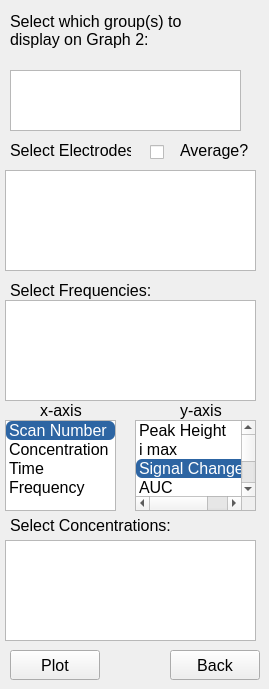
     <widget class="QWidget" name="graph_2">
      <attribute name="title">
       <string>Graph 2</string>
      </attribute>
      <widget class="QLabel" name="label_2">
       <property name="geometry">
        <rect>
         <x>10</x>
         <y>10</y>
         <width>211</width>
         <height>41</height>
        </rect>
       </property>
       <property name="font">
        <font>
         <pointsize>12</pointsize>
        </font>
       </property>
       <property name="text">
        <string>Select which group(s) to display on Graph 2:</string>
       </property>
       <property name="wordWrap">
        <bool>true</bool>
       </property>
      </widget>
      <widget class="QListWidget" name="graph2_groups_list">
       <property name="geometry">
        <rect>
         <x>10</x>
         <y>70</y>
         <width>231</width>
         <height>61</height>
        </rect>
       </property>
       <property name="font">
        <font>
         <pointsize>12</pointsize>
        </font>
       </property>
       <property name="styleSheet">
        <string notr="true">QListWidget {
    outline: none; /* Removes dotted rectangle focus border */
}
QListWidget::item:selected {
    background-color: rgb(45, 101, 163);
    color: white;
	border-radius: 6px;
}</string>
       </property>
      </widget>
      <widget class="QCheckBox" name="graph2_average">
       <property name="geometry">
        <rect>
         <x>150</x>
         <y>142</y>
         <width>21</width>
         <height>21</height>
        </rect>
       </property>
       <property name="font">
        <font>
         <pointsize>12</pointsize>
        </font>
       </property>
       <property name="styleSheet">
        <string notr="true">QCheckBox {
    outline: none;
}
QCheckBox::indicator:checked {
    background-color: rgb(45, 101, 163);   /* fill color of checkbox when checked */
	border-radius: 6px;
}</string>
       </property>
       <property name="text">
        <string/>
       </property>
      </widget>
      <widget class="QLabel" name="label_6">
       <property name="geometry">
        <rect>
         <x>180</x>
         <y>140</y>
         <width>71</width>
         <height>21</height>
        </rect>
       </property>
       <property name="font">
        <font>
         <pointsize>12</pointsize>
        </font>
       </property>
       <property name="text">
        <string>Average?</string>
       </property>
       <property name="wordWrap">
        <bool>true</bool>
       </property>
      </widget>
      <widget class="QLabel" name="label_14">
       <property name="geometry">
        <rect>
         <x>10</x>
         <y>140</y>
         <width>121</width>
         <height>21</height>
        </rect>
       </property>
       <property name="font">
        <font>
         <pointsize>12</pointsize>
        </font>
       </property>
       <property name="text">
        <string>Select Electrodes:</string>
       </property>
      </widget>
      <widget class="QTableView" name="graph2_electrodes_table">
       <property name="geometry">
        <rect>
         <x>5</x>
         <y>170</y>
         <width>251</width>
         <height>101</height>
        </rect>
       </property>
       <property name="font">
        <font>
         <pointsize>12</pointsize>
        </font>
       </property>
       <property name="styleSheet">
        <string notr="true">QTableView {
    outline: none; /* Removes dotted rectangle focus border */
}
QTableView::item:selected {
    background-color: rgb(45, 101, 163);
    color: white;
	border-radius: 6px;
}</string>
       </property>
      </widget>
      <widget class="QLabel" name="label_18">
       <property name="geometry">
        <rect>
         <x>10</x>
         <y>280</y>
         <width>141</width>
         <height>21</height>
        </rect>
       </property>
       <property name="font">
        <font>
         <pointsize>12</pointsize>
        </font>
       </property>
       <property name="text">
        <string>Select Frequencies:</string>
       </property>
      </widget>
      <widget class="QTableView" name="graph2_freq_table">
       <property name="geometry">
        <rect>
         <x>5</x>
         <y>300</y>
         <width>251</width>
         <height>101</height>
        </rect>
       </property>
       <property name="font">
        <font>
         <pointsize>12</pointsize>
        </font>
       </property>
       <property name="styleSheet">
        <string notr="true">QTableView {
    outline: none; /* Removes dotted rectangle focus border */
}
QTableView::item:selected {
    background-color: rgb(45, 101, 163);
    color: white;
	border-radius: 6px;
}</string>
       </property>
      </widget>
      <widget class="QLabel" name="label_26">
       <property name="geometry">
        <rect>
         <x>10</x>
         <y>510</y>
         <width>161</width>
         <height>30</height>
        </rect>
       </property>
       <property name="font">
        <font>
         <pointsize>12</pointsize>
        </font>
       </property>
       <property name="text">
        <string>Select Concentrations:</string>
       </property>
      </widget>
      <widget class="QPushButton" name="graph2_plot_button">
       <property name="geometry">
        <rect>
         <x>10</x>
         <y>650</y>
         <width>90</width>
         <height>30</height>
        </rect>
       </property>
       <property name="font">
        <font>
         <pointsize>12</pointsize>
        </font>
       </property>
       <property name="text">
        <string>Plot</string>
       </property>
      </widget>
      <widget class="QPushButton" name="graph2_back">
       <property name="geometry">
        <rect>
         <x>170</x>
         <y>650</y>
         <width>90</width>
         <height>30</height>
        </rect>
       </property>
       <property name="font">
        <font>
         <pointsize>12</pointsize>
        </font>
       </property>
       <property name="text">
        <string>Back</string>
       </property>
      </widget>
      <widget class="QTableView" name="conc_table_graph2">
       <property name="geometry">
        <rect>
         <x>5</x>
         <y>540</y>
         <width>251</width>
         <height>101</height>
        </rect>
       </property>
       <property name="font">
        <font>
         <pointsize>9</pointsize>
        </font>
       </property>
       <property name="styleSheet">
        <string notr="true">QTableView {
    outline: none; /* Removes dotted rectangle focus border */
}
QTableView::item:selected {
    background-color: rgb(45, 101, 163);
    color: white;
	border-radius: 6px;
}</string>
       </property>
      </widget>
      <widget class="QLabel" name="label_30">
       <property name="geometry">
        <rect>
         <x>40</x>
         <y>395</y>
         <width>51</width>
         <height>31</height>
        </rect>
       </property>
       <property name="font">
        <font>
         <pointsize>12</pointsize>
        </font>
       </property>
       <property name="text">
        <string>x-axis</string>
       </property>
      </widget>
      <widget class="QLabel" name="label_23">
       <property name="geometry">
        <rect>
         <x>180</x>
         <y>395</y>
         <width>61</width>
         <height>31</height>
        </rect>
       </property>
       <property name="font">
        <font>
         <pointsize>12</pointsize>
        </font>
       </property>
       <property name="text">
        <string>y-axis</string>
       </property>
       <property name="wordWrap">
        <bool>false</bool>
       </property>
      </widget>
      <widget class="QListWidget" name="graph2_xax">
       <property name="geometry">
        <rect>
         <x>5</x>
         <y>420</y>
         <width>111</width>
         <height>91</height>
        </rect>
       </property>
       <property name="font">
        <font>
         <pointsize>12</pointsize>
        </font>
       </property>
       <property name="styleSheet">
        <string notr="true">QListWidget {
    outline: none; /* Removes dotted rectangle focus border */
}
QListWidget::item:selected {
    background-color: rgb(45, 101, 163);
    color: white;
	border-radius: 6px;
}</string>
       </property>
       <property name="currentRow">
        <number>0</number>
       </property>
       <item>
        <property name="text">
         <string>Scan Number</string>
        </property>
       </item>
       <item>
        <property name="text">
         <string>Concentration</string>
        </property>
       </item>
       <item>
        <property name="text">
         <string>Time</string>
        </property>
       </item>
       <item>
        <property name="text">
         <string>Frequency</string>
        </property>
       </item>
      </widget>
      <widget class="QListWidget" name="graph2_yax">
       <property name="geometry">
        <rect>
         <x>135</x>
         <y>420</y>
         <width>121</width>
         <height>91</height>
        </rect>
       </property>
       <property name="font">
        <font>
         <pointsize>12</pointsize>
        </font>
       </property>
       <property name="styleSheet">
        <string notr="true">QListWidget {
    outline: none; /* Removes dotted rectangle focus border */
}
QListWidget::item:selected {
    background-color: rgb(45, 101, 163);
    color: white;
	border-radius: 6px;
}</string>
       </property>
       <property name="currentRow">
        <number>2</number>
       </property>
       <item>
        <property name="text">
         <string>Peak Height</string>
        </property>
       </item>
       <item>
        <property name="text">
         <string>i max</string>
        </property>
       </item>
       <item>
        <property name="text">
         <string>Signal Change (%)</string>
        </property>
       </item>
       <item>
        <property name="text">
         <string>AUC</string>
        </property>
       </item>
       <item>
        <property name="text">
         <string>Peak Position</string>
        </property>
       </item>
       <item>
        <property name="text">
         <string>i max/cm²</string>
        </property>
       </item>
       <item>
        <property name="text">
         <string>Peak Height/cm²</string>
        </property>
       </item>
       <item>
        <property name="text">
         <string>AUC/cm²</string>
        </property>
       </item>
       <item>
        <property name="text">
         <string>Concentration</string>
        </property>
       </item>
      </widget>
     </widget>
